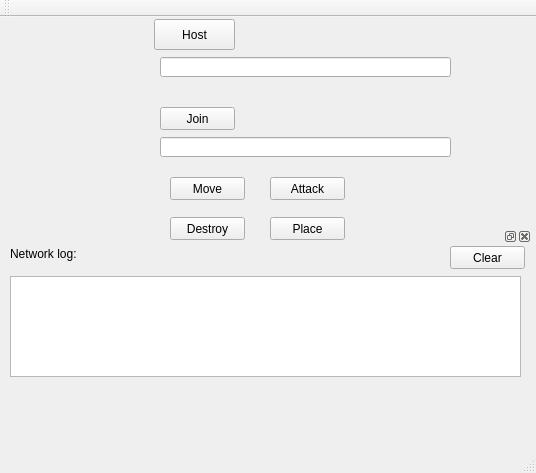
<?xml version="1.0" encoding="UTF-8"?>
<ui version="4.0">
 <class>MainWindow</class>
 <widget class="QMainWindow" name="MainWindow">
  <property name="geometry">
   <rect>
    <x>0</x>
    <y>0</y>
    <width>536</width>
    <height>473</height>
   </rect>
  </property>
  <property name="windowTitle">
   <string>MainWindow</string>
  </property>
  <widget class="QWidget" name="centralWidget">
   <widget class="QPushButton" name="btn_destroy">
    <property name="geometry">
     <rect>
      <x>170</x>
      <y>200</y>
      <width>75</width>
      <height>23</height>
     </rect>
    </property>
    <property name="text">
     <string>Destroy</string>
    </property>
   </widget>
   <widget class="QPushButton" name="btn_host">
    <property name="geometry">
     <rect>
      <x>154</x>
      <y>2</y>
      <width>81</width>
      <height>31</height>
     </rect>
    </property>
    <property name="text">
     <string>Host</string>
    </property>
   </widget>
   <widget class="QDockWidget" name="netlog">
    <property name="geometry">
     <rect>
      <x>0</x>
      <y>210</y>
      <width>532</width>
      <height>171</height>
     </rect>
    </property>
    <widget class="QWidget" name="dockWidgetContents">
     <widget class="QTextBrowser" name="txt_net_log">
      <property name="geometry">
       <rect>
        <x>10</x>
        <y>30</y>
        <width>511</width>
        <height>101</height>
       </rect>
      </property>
     </widget>
     <widget class="QLabel" name="label">
      <property name="geometry">
       <rect>
        <x>10</x>
        <y>0</y>
        <width>101</width>
        <height>16</height>
       </rect>
      </property>
      <property name="text">
       <string>Network log: </string>
      </property>
     </widget>
     <widget class="QPushButton" name="btn_clear">
      <property name="geometry">
       <rect>
        <x>450</x>
        <y>0</y>
        <width>75</width>
        <height>23</height>
       </rect>
      </property>
      <property name="text">
       <string>Clear</string>
      </property>
     </widget>
    </widget>
   </widget>
   <widget class="QPushButton" name="btn_attack">
    <property name="geometry">
     <rect>
      <x>270</x>
      <y>160</y>
      <width>75</width>
      <height>23</height>
     </rect>
    </property>
    <property name="text">
     <string>Attack</string>
    </property>
   </widget>
   <widget class="QLineEdit" name="txt_ip_port2">
    <property name="geometry">
     <rect>
      <x>160</x>
      <y>120</y>
      <width>291</width>
      <height>20</height>
     </rect>
    </property>
   </widget>
   <widget class="QPushButton" name="btn_move">
    <property name="geometry">
     <rect>
      <x>170</x>
      <y>160</y>
      <width>75</width>
      <height>23</height>
     </rect>
    </property>
    <property name="text">
     <string>Move</string>
    </property>
   </widget>
   <widget class="QPushButton" name="btn_place">
    <property name="geometry">
     <rect>
      <x>270</x>
      <y>200</y>
      <width>75</width>
      <height>23</height>
     </rect>
    </property>
    <property name="text">
     <string>Place</string>
    </property>
   </widget>
   <widget class="QLineEdit" name="txt_ip_port">
    <property name="geometry">
     <rect>
      <x>160</x>
      <y>40</y>
      <width>291</width>
      <height>20</height>
     </rect>
    </property>
   </widget>
   <widget class="QPushButton" name="btn_join">
    <property name="geometry">
     <rect>
      <x>160</x>
      <y>90</y>
      <width>75</width>
      <height>23</height>
     </rect>
    </property>
    <property name="text">
     <string>Join</string>
    </property>
   </widget>
  </widget>
  <widget class="QMenuBar" name="menuBar">
   <property name="geometry">
    <rect>
     <x>0</x>
     <y>0</y>
     <width>536</width>
     <height>25</height>
    </rect>
   </property>
  </widget>
  <widget class="QToolBar" name="mainToolBar">
   <attribute name="toolBarArea">
    <enum>TopToolBarArea</enum>
   </attribute>
   <attribute name="toolBarBreak">
    <bool>false</bool>
   </attribute>
  </widget>
  <widget class="QStatusBar" name="statusBar"/>
 </widget>
 <layoutdefault spacing="6" margin="11"/>
 <resources/>
 <connections/>
</ui>
